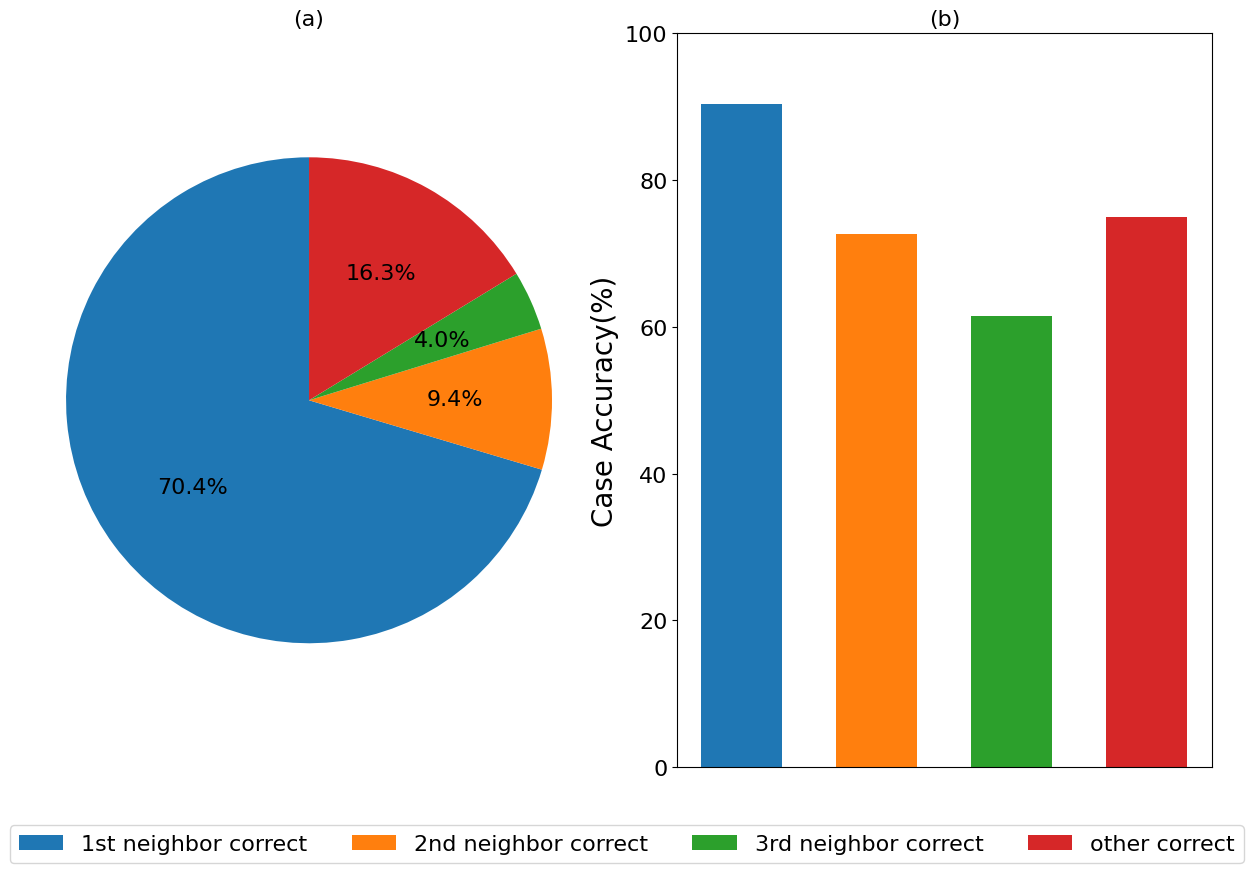

Here is the Python script that generated this plot:
import matplotlib.pyplot as plt
import numpy as np

# 数据
labels = ['1st neighbor correct', '2nd neighbor correct', '3rd neighbor correct', 'other correct']
bar_data = [90.36, 72.73, 61.53, 75.00]
pie_data = [70.39, 9.37, 3.96, 16.28]

# 统一颜色（每个类别一种颜色）
colors = ['#1f77b4', '#ff7f0e', '#2ca02c', '#d62728']  # Matplotlib 默认前4色

# 创建图形
fig, (ax2, ax1) = plt.subplots(1, 2, figsize=(12, 8))

# 柱状图
ax1.bar(labels, bar_data, color=colors, width=0.6)
ax1.set_title('(b)', fontsize=16)
ax1.set_ylabel('Case Accuracy(%)', fontsize=20)
ax1.set_ylim([0, 100])
# 去掉柱形图x轴标注
ax1.set_xticks([])  # 隐藏x轴刻度
ax1.set_xticklabels([])  # 隐藏x轴标签

# 增大y轴刻度字体
ax1.tick_params(axis='y', labelsize=16)

# 饼图
ax2.pie(pie_data, colors=colors, autopct='%1.1f%%',textprops={'fontsize': 16},  startangle=90)
ax2.axis('equal')
ax2.set_title('(a)', fontsize=16)

# 创建图例（只标注 A/B/C/D 的颜色和名称）
from matplotlib.patches import Patch
legend_elements = [Patch(facecolor=colors[i], label=labels[i]) for i in range(len(labels))]

# 添加图例到图形下方（调整bbox_to_anchor的y值，避免被挤压）
fig.legend(handles=legend_elements, loc='lower center', ncol=len(labels),
           bbox_to_anchor=(0.5, -0.1), fontsize=16)  # y=-0.05 更靠下

# 调整底部间距，确保图例显示
plt.subplots_adjust(bottom=0.2)  # 底部预留足够空间

# 移除 tight_layout()，避免与手动布局冲突
plt.tight_layout()

plt.savefig('pie.png', bbox_inches='tight')  # 保存时加上bbox_inches='tight'，确保所有元素被包含